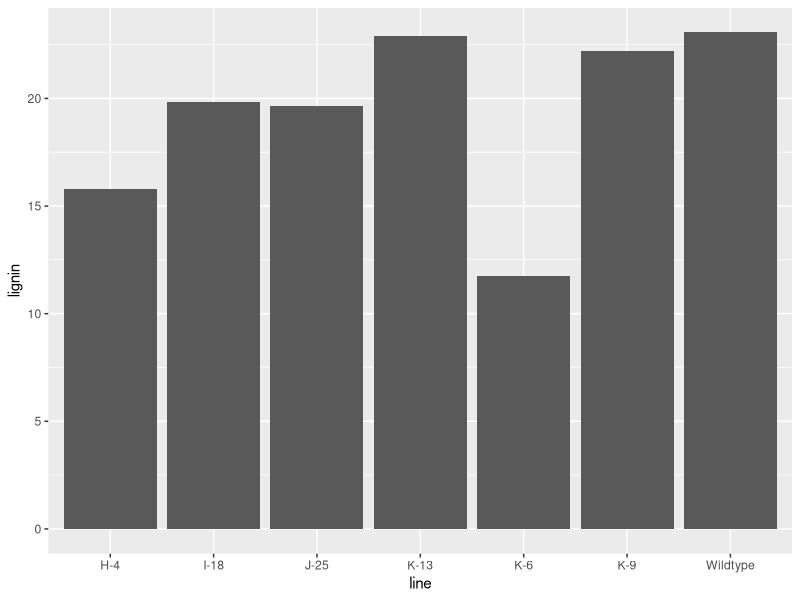
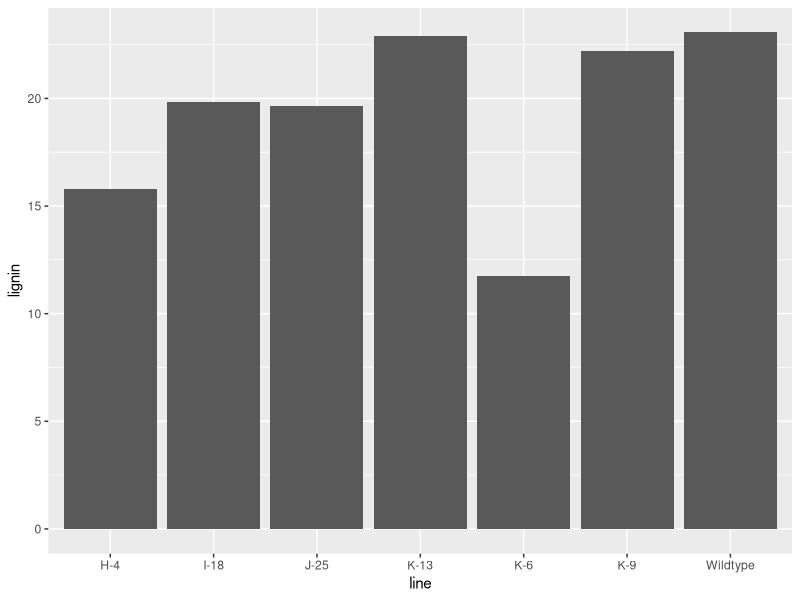
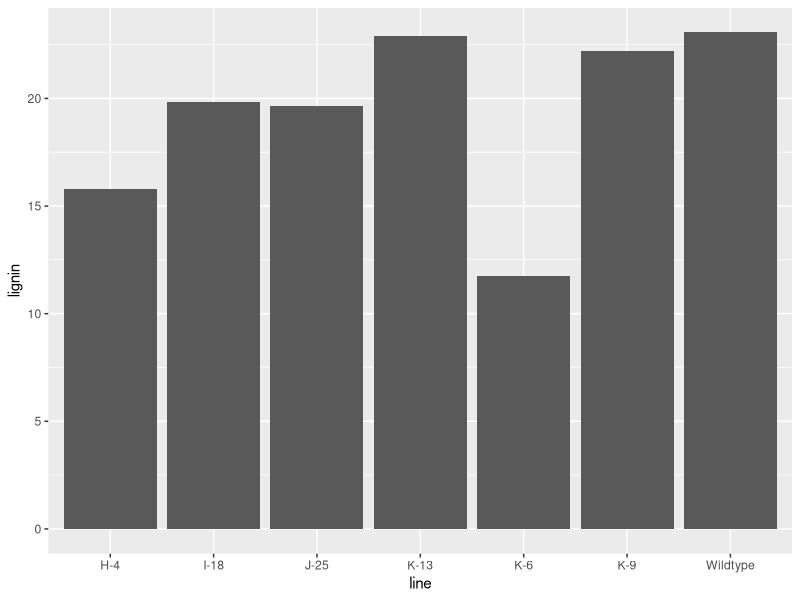
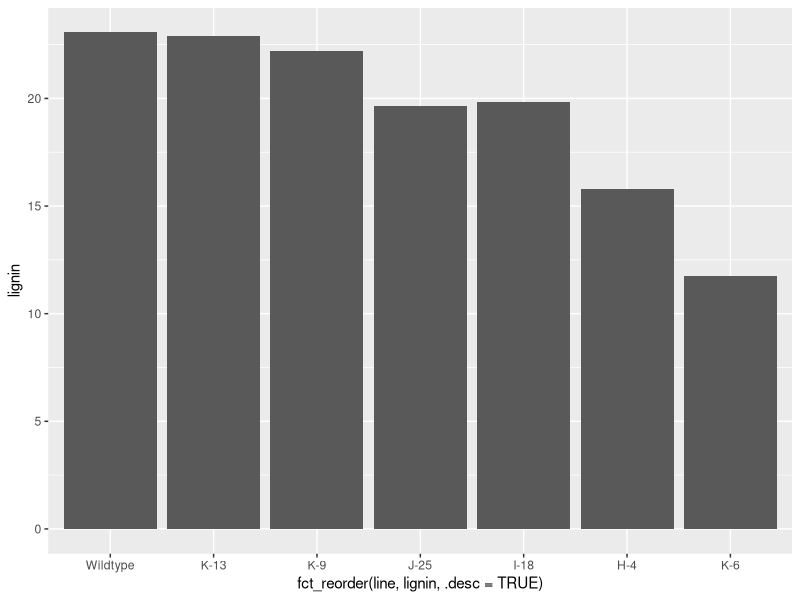
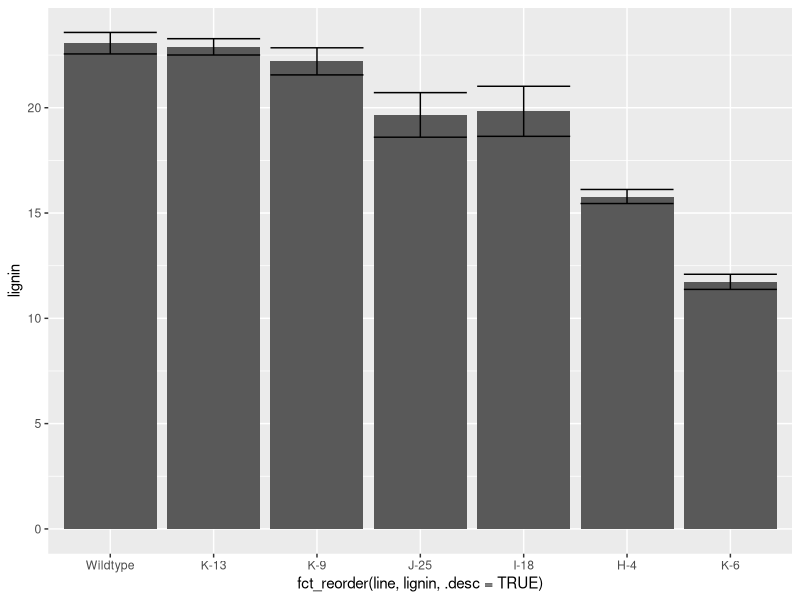
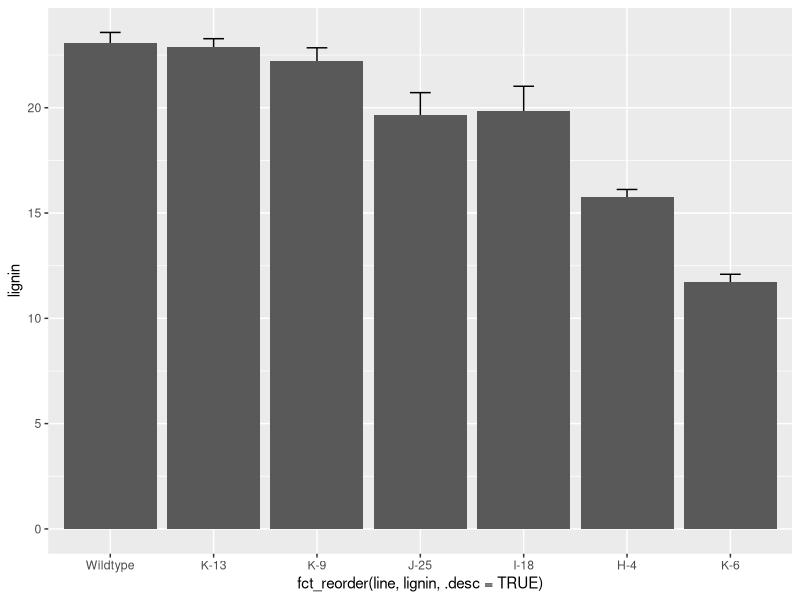
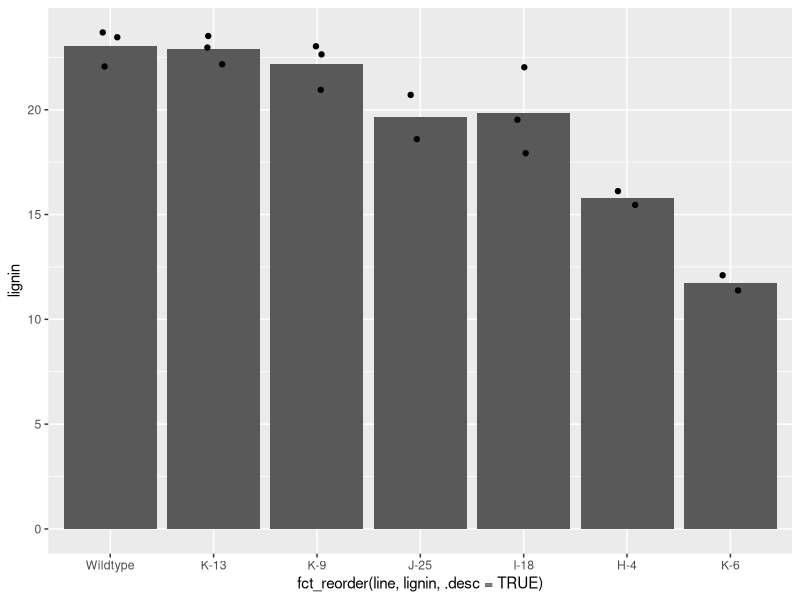
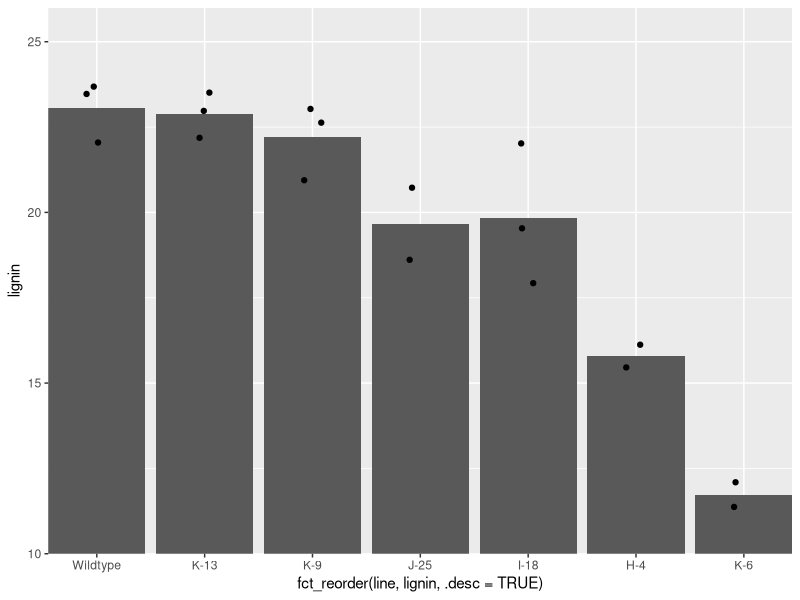

The R script that drew these images, in order:
## ---- chunk 1
theme_sulis <- function(base_size = 8) {
  theme_minimal(
    base_size = base_size
  ) %+replace%
    theme(
      axis.ticks = element_blank(),
      axis.text.x = element_text(
        size = base_size,
        colour = "black",
        margin = margin(1, 1, 1, 1)
      ),
      axis.text.y = element_text(
        colour = "black",
        size = base_size,
        angle = 0,
        vjust = 0.5,
        hjust = 1,
        margin = margin(1, 1, 1, 1)
      ),
      axis.title = element_text(
        colour = "black",
        size = base_size
      ),
      axis.line = element_line(),
      panel.grid.major = element_blank(),
      panel.grid.minor = element_blank(),
      legend.text = element_text(size = base_size),
      legend.key.height = unit(4, "mm"),
      complete = TRUE
    )
}
## ---- chunk 2
#| echo: true
library(tidyverse)
sulis_bar_data <- read_tsv(file = "data/Sulis2023_fig3EF.tsv")
## ---- chunk 3
#| echo: true
library(tidyverse)
sulis_bar_data <- read_tsv("data/Sulis2023_fig3EF.tsv")
sulis_bar_data
## ---- chunk 4
#| echo: true
#| code-line-numbers: "7-11|13"
#| output-location: column-fragment
panel_E <- ggplot(
  data = sulis_bar_data,
  aes(
    x = line,
    y = lignin
  )
) +
  geom_bar(
    stat = "summary",
    fun.y = "mean"
  )

panel_E
## ---- chunk 5
#| echo: true
#| output-location: column-fragment
panel_E <- ggplot() +
  geom_bar(
    data = sulis_bar_data,
    aes(
      x = line,
      y = lignin
    ),
    stat = "summary",
    fun.y = "mean"
  )

panel_E
## ---- chunk 6
panel_E <- ggplot(
  data = sulis_bar_data,
  aes(
    x = line,
    y = lignin
  )
) +
  geom_bar(
    stat = "summary",
    fun.y = "mean"
  )

panel_E
## ---- chunk 7
#| echo: true
#| code-line-numbers: "4-8"
#| output-location: column-fragment
panel_E <- ggplot(
  data = sulis_bar_data,
  aes(
    x = fct_reorder(
      line,
      lignin,
      .desc = TRUE
    ),
    y = lignin
  )
) +
  geom_bar(
    stat = "summary",
    fun.y = "mean"
  )

panel_E
## ---- chunk 8
#| echo: true
#| code-line-numbers: "16-19"
#| output-location: column-fragment
panel_E <- ggplot(
  data = sulis_bar_data,
  aes(
    x = fct_reorder(
      line,
      lignin,
      .desc = TRUE
    ),
    y = lignin
  )
) +
  geom_bar(
    stat = "summary",
    fun = "mean"
  ) +
  geom_errorbar(
    stat = "summary",
    fun.data = "mean_se"
  )

panel_E
## ---- chunk 9
#| echo: true
#| code-line-numbers: "12-20"
#| output-location: column-fragment
panel_E <- ggplot(
  data = sulis_bar_data,
  aes(
    x = fct_reorder(
      line,
      lignin,
      .desc = TRUE
    ),
    y = lignin
  )
) +
  geom_errorbar(
    stat = "summary",
    fun.data = "mean_se",
    width = 0.2
  ) +
  geom_bar(
    stat = "summary",
    fun = "mean"
  )

panel_E
## ---- chunk 10
#| echo: true
#| code-line-numbers: "16"
#| output-location: column-fragment
panel_E <- ggplot(
  data = sulis_bar_data,
  aes(
    x = fct_reorder(
      line,
      lignin,
      .desc = TRUE
    ),
    y = lignin
  )
) +
  geom_bar(
    stat = "summary",
    fun = "mean"
  ) +
  geom_jitter(width = 0.1)

panel_E
## ---- chunk 11
#| echo: true
#| code-line-numbers: "18-21"
#| output-location: column-fragment
library(ggtext)
panel_E <- ggplot(
  data = sulis_bar_data,
  aes(
    x = fct_reorder(
      line,
      lignin,
      .desc = TRUE
    ),
    y = lignin
  )
) +
  geom_bar(
    stat = "summary",
    fun = "mean"
  ) +
  geom_jitter(width = 0.1) +
  coord_cartesian(
    ylim = c(10, 26),
    expand = FALSE
  )

panel_E
## ---- chunk 12
#| echo: true
#| code-line-numbers: "12-14|16,19"
#| output-location: column-fragment
panel_E <- ggplot(
  data = sulis_bar_data,
  aes(
    x = fct_reorder(
      line,
      lignin,
      .desc = TRUE
    ),
    y = lignin
  )
) +
  scale_fill_distiller(
    palette = "Greys"
  ) + # colorbrewer2.org palettes
  geom_bar(
    aes(fill = lignin),
    stat = "summary",
    fun = "mean",
    colour = "black"
  ) +
  geom_jitter(width = 0.1)

panel_E
## ---- chunk 13
#| echo: true
#| code-line-numbers: "16"
#| output-location: column-fragment
panel_E <- ggplot(
  data = sulis_bar_data,
  aes(
    x = fct_reorder(
      line,
      lignin,
      .desc = TRUE
    ),
    y = lignin
  )
) +
  scale_fill_distiller(
    palette = "Greys"
  ) +
  geom_bar(
    aes(fill = after_stat(y)),
    stat = "summary",
    fun = "mean",
    colour = "black"
  ) +
  geom_jitter(width = 0.1)

panel_E
## ---- chunk 14
#| echo: true
#| code-line-numbers: "1|23-29"
#| output-location: column-fragment
library(ggtext)
panel_E <- ggplot(
  data = sulis_bar_data,
  aes(
    x = fct_reorder(
      line,
      lignin,
      .desc = TRUE
    ),
    y = lignin
  )
) +
  scale_fill_distiller(
    palette = "Greys"
  ) +
  geom_bar(
    aes(fill = after_stat(y)),
    stat = "summary",
    fun = "mean",
    colour = "black"
  ) +
  geom_jitter(width = 0.1) +
  labs(
    x = NULL,
    y = "<b>Lignin content</b> (% wt)"
  ) +
  theme(
    axis.title.y = element_markdown()
  )

panel_E
## ---- chunk 15
#| echo: true
#| code-line-numbers: "28-32"
#| output-location: column-fragment
panel_E <- ggplot(
  data = sulis_bar_data,
  aes(
    x = fct_reorder(
      line,
      lignin,
      .desc = TRUE
    ),
    y = lignin
  )
) +
  scale_fill_distiller(
    palette = "Greys"
  ) +
  geom_bar(
    aes(fill = ..y..),
    stat = "summary",
    fun = "mean",
    colour = "black"
  ) +
  geom_jitter(width = 0.1) +
  labs(
    x = NULL,
    y = "<b>Lignin content</b> (% wt)"
  ) +
  theme(
    axis.title.y = element_markdown(),
    axis.text.x = element_text(
      angle = 90,
      vjust = 0.5,
      hjust = 1
    )
  )

panel_E
## ---- chunk 16
#| echo: true
#| code-line-numbers: "33"
#| output-location: column-fragment
panel_E <- ggplot(
  data = sulis_bar_data,
  aes(
    x = fct_reorder(
      line,
      lignin,
      .desc = TRUE
    ),
    y = lignin
  )
) +
  scale_fill_distiller(
    palette = "Greys"
  ) +
  geom_bar(
    aes(fill = ..y..),
    stat = "summary",
    fun = "mean",
    colour = "black"
  ) +
  geom_jitter(width = 0.1) +
  labs(
    x = NULL,
    y = "<b>Lignin content</b> (% wt)"
  ) +
  theme(
    axis.title.y = element_markdown(),
    axis.text.x = element_text(
      angle = 90,
      vjust = 0.5,
      hjust = 1
    ),
    legend.position = "none"
  )

panel_E
## ---- chunk 17
#| echo: true
#| code-line-numbers: "22-27|32-36|37"
#| output-location: column-fragment
panel_E <- ggplot(
  data = sulis_bar_data,
  aes(
    x = fct_reorder(
      line,
      lignin,
      .desc = TRUE
    ),
    y = lignin
  )
) +
  scale_fill_distiller(
    palette = "Greys"
  ) +
  geom_bar(
    aes(fill = ..y..),
    stat = "summary",
    fun = "mean",
    colour = "black",
    width = 0.8
  ) +
  geom_jitter(
    width = 0.1,
    shape = 21,
    fill = "black",
    colour = "white"
  ) +
  labs(
    x = NULL,
    y = "<b>Lignin content</b> (% wt)"
  ) +
  scale_y_continuous(
    expand = expansion(
      mult = c(0, 0.05)
    )
  ) +
  theme_sulis() +
  theme(
    axis.title.y = element_markdown(),
    axis.text.x = element_text(
      angle = 90,
      vjust = 0.5,
      hjust = 1
    ),
    legend.position = "none"
  )

panel_E
## ---- chunk 18
panel_E <- ggplot(
  data = sulis_bar_data,
  aes(
    x = fct_reorder(
      line,
      lignin,
      .desc = TRUE
    ),
    y = lignin
  )
) +
  scale_fill_distiller(
    palette = "Greys"
  ) +
  geom_bar(
    aes(fill = ..y..),
    stat = "summary",
    fun = "mean",
    colour = "black",
    width = 0.8
  ) +
  geom_jitter(
    width = 0.1,
    shape = 21,
    fill = "black",
    colour = "white"
  ) +
  labs(
    x = NULL,
    y = "<b>Lignin content</b> (% wt)"
  ) +
  scale_y_continuous(
    expand = expansion(
      mult = c(0, 0.05)
    )
  ) +
  theme_sulis() +
  theme(
    axis.title.y = element_markdown(),
    axis.text.x = element_text(
      angle = 90,
      vjust = 0.5,
      hjust = 1
    ),
    legend.position = "none"
  )

panel_E
## ---- chunk 19
#| echo: true
#| code-line-numbers: "1|9|14|31"
#| output-location: column-fragment
panel_F <- ggplot(
  data = sulis_bar_data,
  aes(
    x = fct_reorder(
      line,
      lignin,
      .desc = TRUE
    ),
    y = CL
  )
) +
  scale_fill_distiller(
    palette = "Greys",
    direction = 1
  ) +
  geom_bar(
    aes(fill = ..y..),
    stat = "summary",
    fun = "mean",
    colour = "black",
    width = 0.8
  ) +
  geom_jitter(
    width = 0.1,
    shape = 21,
    fill = "black",
    colour = "white"
  ) +
  labs(
    x = NULL,
    y = "<b>C/L ratio</b>"
  ) +
  scale_y_continuous(
    expand = expansion(
      mult = c(0, 0.05)
    )
  ) +
  theme_sulis() +
  theme(
    axis.title.y = element_markdown(),
    axis.text.x = element_text(
      angle = 90,
      vjust = 0.5,
      hjust = 1
    ),
    legend.position = "none"
  )

panel_F
## ---- chunk 20
#| echo: true
sulis_scatter_data <- read_tsv("data/Sulis2023_fig3G.tsv")
## ---- chunk 21
#| echo: true
#| code-line-numbers: ""
#| output-location: column
panel_K <- ggplot(
  data = sulis_scatter_data,
  aes(
    x = rel_lignin,
    y = rel_volume
  )
) +
  geom_point() +
  theme_sulis()

panel_K
## ---- chunk 22
#| echo: true
#| code-line-numbers: "8-13"
#| output-location: column
panel_K <- ggplot(
  data = sulis_scatter_data,
  aes(
    x = rel_lignin,
    y = rel_volume
  )
) +
  geom_point(
    aes(colour = type)
  ) +
  scale_colour_manual(
    values = c("blue", "red")
  ) +
  theme_sulis()

panel_K
## ---- chunk 23
#| echo: true
#| code-line-numbers: "12"
#| output-location: column
panel_K <- ggplot(
  data = sulis_scatter_data,
  aes(
    x = rel_lignin,
    y = rel_volume
  )
) +
  geom_point(
    aes(colour = type)
  ) +
  scale_colour_manual(
    values = c("#275d95", "#d25952")
  ) +
  theme_sulis()

panel_K
## ---- chunk 24
#| echo: true
#| code-line-numbers: "11-13|15"
#| output-location: column-fragment
panel_K <- ggplot(
  data = sulis_scatter_data,
  aes(
    x = rel_lignin,
    y = rel_volume
  )
) +
  geom_point(
    aes(
      colour = type,
      fill = after_scale(
        alpha(colour, 0.4)
        )
    ),
    shape = "circle filled"
  ) +
  scale_colour_manual(
    values = c("#275d95", "#d25952")
  ) +
  theme_sulis()

panel_K
## ---- chunk 25
#| echo: true
#| code-line-numbers: "20-23"
#| output-location: column
panel_K <- ggplot(
  data = sulis_scatter_data,
  aes(
    x = rel_lignin,
    y = rel_volume
  )
) +
  geom_point(
    aes(
      colour = type,
      fill = after_scale(
        alpha(colour, 0.4)
      )
    ),
    shape = "circle filled"
  ) +
  scale_colour_manual(
    values = c("#275d95", "#d25952")
  ) +
  theme_sulis() +
  theme(
    legend.position = c(0.25, 0.95),
    legend.title = element_blank()
  )

panel_K
## ---- chunk 26
#| echo: true
#| code-line-numbers: "8-12"
#| output-location: column
panel_K <- ggplot(
  data = sulis_scatter_data,
  aes(
    x = rel_lignin,
    y = rel_volume
  )
) +
  geom_hline(
    yintercept = 100,
    colour = "grey",
    linetype = "dashed"
  ) +
  geom_point(
    aes(
      colour = type,
      fill = after_scale(alpha(colour, 0.4))
    ),
    shape = "circle filled"
  ) +
  scale_colour_manual(
    values = c("#275d95", "#d25952")
  ) +
  theme_sulis() +
  theme(
    legend.position = c(0.25, 0.95),
    legend.title = element_blank()
  )

panel_K
## ---- chunk 27
#| fig-height: 3
panel_K <- ggplot(
  data = sulis_scatter_data,
  aes(
    x = rel_lignin,
    y = rel_volume
  )
) +
  geom_hline(
    yintercept = 100,
    colour = "grey",
    linetype = "dashed"
  ) +
  geom_point(
    aes(
      colour = type,
      fill = after_scale(alpha(colour, 0.4))
    ),
    shape = "circle filled"
  ) +
  scale_colour_manual(
    values = c("#275d95", "#d25952")
  ) +
  labs(
    x = "**Lignin content** (% of wildtype)",
    y = "<b>Stem volume</b> (% of wildtype)"
  ) +
  theme_sulis() +
  theme(
    axis.title.x = element_markdown(),
    axis.title.y = element_markdown(),
    legend.position = c(0.25, 0.95),
    legend.title = element_blank()
  )

panel_K
## ---- chunk 28
sulis_scatter_data[c(98:110), ]
## ---- chunk 29
#| echo: true
#| code-line-numbers: "1|21-23"
#| output-location: column-fragment
library(ggrepel)
panel_K <- ggplot(
  data = sulis_scatter_data,
  aes(
    x = rel_lignin,
    y = rel_volume
  )
) +
  geom_hline(
    yintercept = 100,
    colour = "grey",
    linetype = "dashed"
  ) +
  geom_point(
    aes(
      colour = type,
      fill = after_scale(alpha(colour, 0.4))
    ),
    shape = "circle filled"
  ) +
  geom_label_repel(
    aes(label = label),
  ) +
  scale_colour_manual(
    values = c("#275d95", "#d25952")
  ) +
  labs(
    x = "**Lignin content** (% of wildtype)",
    y = "<b>Stem volume</b> (% of wildtype)"
  ) +
  theme_sulis() +
  theme(
    axis.title.x = element_markdown(),
    axis.title.y = element_markdown(),
    legend.position = c(0.25, 0.95),
    legend.title = element_blank()
  )

panel_K
## ---- chunk 30
#| echo: true
#| code-line-numbers: "23"
#| output-location: column-fragment
library(ggrepel)
panel_K <- ggplot(
  data = sulis_scatter_data,
  aes(
    x = rel_lignin,
    y = rel_volume
  )
) +
  geom_hline(
    yintercept = 100,
    colour = "grey",
    linetype = "dashed"
  ) +
  geom_point(
    aes(
      colour = type,
      fill = after_scale(alpha(colour, 0.4))
    ),
    shape = "circle filled"
  ) +
  geom_label_repel(
    aes(label = label),
    size = 8
  ) +
  scale_colour_manual(
    values = c("#275d95", "#d25952")
  ) +
  labs(
    x = "**Lignin content** (% of wildtype)",
    y = "<b>Stem volume</b> (% of wildtype)"
  ) +
  theme_sulis() +
  theme(
    axis.title.x = element_markdown(),
    axis.title.y = element_markdown(),
    legend.position = c(0.25, 0.95),
    legend.title = element_blank()
  )

panel_K
## ---- chunk 31
#| echo: true
#| code-line-numbers: "1|24"
#| output-location: column-fragment
ggtext_size <- 8 / (14 / 5)
library(ggrepel)
panel_K <- ggplot(
  data = sulis_scatter_data,
  aes(
    x = rel_lignin,
    y = rel_volume
  )
) +
  geom_hline(
    yintercept = 100,
    colour = "grey",
    linetype = "dashed"
  ) +
  geom_point(
    aes(
      colour = type,
      fill = after_scale(alpha(colour, 0.4))
    ),
    shape = "circle filled"
  ) +
  geom_label_repel(
    aes(label = label),
    size = ggtext_size
  ) +
  scale_colour_manual(
    values = c("#275d95", "#d25952")
  ) +
  labs(
    x = "**Lignin content** (% of wildtype)",
    y = "<b>Stem volume</b> (% of wildtype)"
  ) +
  theme_sulis() +
  theme(
    axis.title.x = element_markdown(),
    axis.title.y = element_markdown(),
    legend.position = c(0.25, 0.95),
    legend.title = element_blank()
  )

panel_K
## ---- chunk 32
#| echo: true
#| code-line-numbers: "25-27"
#| output-location: column
ggtext_size <- 8 / (14 / 5)
library(ggrepel)
panel_K <- ggplot(
  data = sulis_scatter_data,
  aes(
    x = rel_lignin,
    y = rel_volume
  )
) +
  geom_hline(
    yintercept = 100,
    colour = "grey",
    linetype = "dashed"
  ) +
  geom_point(
    aes(
      colour = type,
      fill = after_scale(alpha(colour, 0.4))
    ),
    shape = "circle filled"
  ) +
  geom_label_repel(
    aes(label = label),
    size = ggtext_size,
    label.size = NA,
    fill = rgb(1, 1, 1, 0.5),
    min.segment.length = 0
  ) +
  scale_colour_manual(
    values = c("#275d95", "#d25952")
  ) +
  labs(
    x = "**Lignin content** (% of wildtype)",
    y = "<b>Stem volume</b> (% of wildtype)"
  ) +
  theme_sulis() +
  theme(
    axis.title.x = element_markdown(),
    axis.title.y = element_markdown(),
    legend.position = c(0.25, 0.95),
    legend.title = element_blank()
  )

panel_K
## ---- chunk 33
#| echo: true
#| fig-height: 3
#| fig-width: 8
library(patchwork)
panel_E + panel_F + panel_K
## ---- chunk 34
#| echo: true
#| fig-height: 3
#| fig-width: 8
library(patchwork)
panel_E + panel_F + panel_K +
  plot_layout(widths = c(1, 1, 1.75))
## ---- chunk 35
#| echo: true
#| fig-height: 3
#| fig-width: 8
library(patchwork)
panel_E + panel_F + panel_K +
  plot_layout(widths = c(1, 1, 1.75)) &
  plot_annotation(tag_levels = "A")
## ---- chunk 36
#| echo: true
#| fig-height: 3
#| fig-width: 8
library(patchwork)
panel_E + panel_F + panel_K +
  plot_layout(widths = c(1, 1, 1.75)) &
  plot_annotation(tag_levels = list(c("E", "F", "K"))) &
  theme(plot.tag = element_text(size = 10, face = "bold"))
## ---- chunk 37
#| fig-height: 2.5
#| fig-width: 10
library(patchwork)
panel_E + panel_F + panel_K +
  plot_layout(widths = c(1, 1, 1.75)) &
  plot_annotation(tag_levels = list(c("E", "F", "K"))) &
  theme(plot.tag = element_text(
    size = 10, face = "bold"
  ))
## ---- chunk 38
#| echo: true
ggsave(
  "images/fig3.pdf",
  width = 180,
  height = 60,
  units = "mm"
)
## ---- chunk 39
#| echo: true
library(ragg)
ggsave(
  "images/fig3.png",
  width = 180,
  height = 60,
  units = "mm",
  device = agg_png
)
